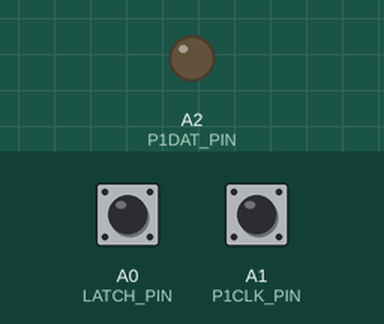
Recording of a sketch running on a simulated Arduino Uno, built with avr-gcc and run on an emulated ATmega328P. Shown: output pins drawn as LEDs (lit = HIGH). Inputs (shaded band) come from the test bench; at power-on: A1 (P1CLK_PIN) HIGH, A0 (LATCH_PIN) HIGH.

Above: at 1.2 s.
1.3 s: A1 (P1CLK_PIN) pulled LOW for 0.15 s
At 2.6 s:
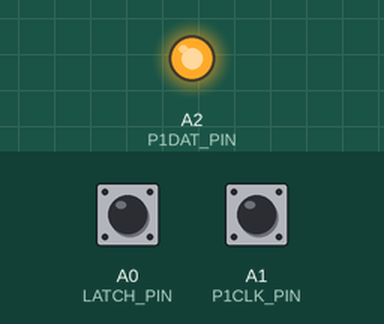
Timing chart, 0 to 4.3 s (numbered marks = the images above; inputs shaded):
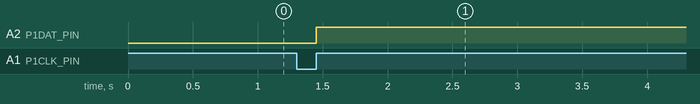

Measured:
- after the input at 1.3 s, A2 (P1DAT_PIN): LOW → HIGH after 0.15 s

The sketch:

FCControllerTest01.ino
```cpp
// ファミコンコントローラテストプログラム その３
// arduino(atmega328  5V  16MHz)
//
// コネクタ端子
// +--------------------------------+
// | (8) (7) (6) (5) (4) (3) (2) (1)|
//  |                              |
//   |(15)(14)(13)(12)(11)(10)( 9)|
//   +----------------------------+
//
// ( 1)GND    茶 : ground
// ( 7)P2_DAT 赤 : 2P data(low=on) ※使わない
// ( 9)P2_CLK 橙 : 2P clock        ※使わない
// (12)P/S    黄 : latch (low=latch / high=load)
// (13)P1_DAT 緑 : 1P data(low=on)
// (14)P1_CLK 青 : 1P clock
// (15)VCC    紫 : 5V

//*** コネクタのピン
#define LATCH_PIN   A0
#define P1CLK_PIN   A1
#define P1DAT_PIN   A2
//*** コネクタのビット
#define LATCH_BIT   0b00000001
#define P1CLK_BIT   0b00000010
#define P1DAT_BIT   0b00000100

/* 初期化処理 */
void setup() {
  //*** コネクタのピンを初期化
  // ファミコン <- PAD
  pinMode(P1DAT_PIN, OUTPUT);
  // ファミコン -> PAD
  pinMode(LATCH_PIN, INPUT_PULLUP);
  pinMode(P1CLK_PIN, INPUT_PULLUP);

  //*** ポートを初期化
  // ボタンが離れている(HIGH)
  PORTC |= P1DAT_BIT;
}

/* メインループ処理 */
void loop() {
  //*** 変数定義
  unsigned int button;  // 各ビットがボタンの状態(A B SELECT START UP DOWN LEFT RIGHT)
  unsigned int mask;
  unsigned char bitcnt;

  while(1) {
    button = 0b10000000;              // Aボタンのみ押された状態
    mask = 0b10000000;

    // P/SがLOWになるまで待つ
    //while((PINC & LATCH_BIT) != 0);   // while(digitalRead(LATCH_PIN) != LOW);
    // P/SがHIGHになるまで待つ
    while((PINC & LATCH_BIT) == 0);   // while(digitalRead(LATCH_PIN) != HIGH);

    // A 〜 RIGHTまでのボタン分繰り返す
    for(bitcnt = 0; bitcnt < 8; bitcnt++) {
      if(bitcnt > 0) {
        // CLKがHIGHになるまで待つ
        while((PINC & P1CLK_BIT) == 0); // while(digitalRead(P1CLK_PIN) != HIGH);
      }

      //*** ボタンの状態によってDATAを変える
      if(button & mask) {
        // ボタンが押された(LOW)
        PORTC &= ~P1DAT_BIT;          // digitalWrite(P1DAT_PIN, LOW);
      } else {
        // ボタンが離れている(HIGH)
        PORTC |= P1DAT_BIT;           // digitalWrite(P1DAT_PIN, HIGH);
      }
      // マスクを右にシフト
      mask >>= 1;

      // CLKがLOWになるまで待つ
      while((PINC & P1CLK_BIT) != 0); // while(digitalRead(P1CLK1_PIN) != LOW);
    }
  }
}
```
